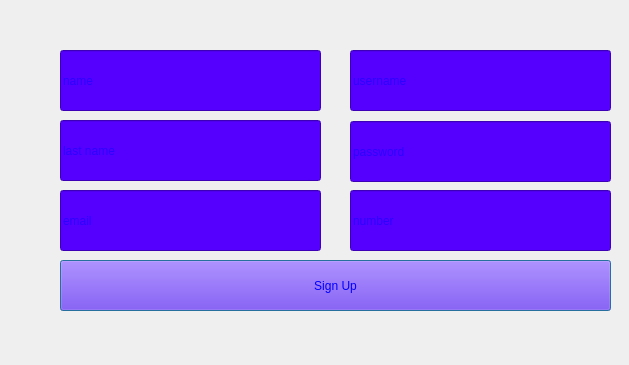
<?xml version="1.0" encoding="UTF-8"?>
<ui version="4.0">
 <class>DialogSignUpClicked</class>
 <widget class="QDialog" name="DialogSignUpClicked">
  <property name="geometry">
   <rect>
    <x>0</x>
    <y>0</y>
    <width>629</width>
    <height>365</height>
   </rect>
  </property>
  <property name="windowTitle">
   <string>Sign Up</string>
  </property>
  <property name="windowIcon">
   <iconset resource="back.qrc">
    <normaloff>:/Recommended Source Files/Recommended Source Files/Images/mipmap-hdpi-v4/ic_launcher_round.png</normaloff>:/Recommended Source Files/Recommended Source Files/Images/mipmap-hdpi-v4/ic_launcher_round.png</iconset>
  </property>
  <property name="styleSheet">
   <string notr="true">background-image: url(:/Recommended Source Files/Recommended Source Files/Images/textures/LoadingScreenBackground.png);</string>
  </property>
  <widget class="QLineEdit" name="namelineEdit">
   <property name="geometry">
    <rect>
     <x>60</x>
     <y>50</y>
     <width>261</width>
     <height>61</height>
    </rect>
   </property>
   <property name="styleSheet">
    <string notr="true">QLineEdit{
background-color: rgb(85, 0, 255);
font: 25pt &quot;BYRIL_Sea_Battle2&quot;;
color: rgb(0, 0, 255);

}




</string>
   </property>
   <property name="text">
    <string/>
   </property>
   <property name="placeholderText">
    <string>name</string>
   </property>
  </widget>
  <widget class="QLineEdit" name="lastNameLineEdit">
   <property name="geometry">
    <rect>
     <x>60</x>
     <y>120</y>
     <width>261</width>
     <height>61</height>
    </rect>
   </property>
   <property name="styleSheet">
    <string notr="true">QLineEdit{
background-color: rgb(85, 0, 255);
font: 25pt &quot;BYRIL_Sea_Battle2&quot;;
color: rgb(0, 0, 255);
}



</string>
   </property>
   <property name="text">
    <string/>
   </property>
   <property name="placeholderText">
    <string>last name</string>
   </property>
  </widget>
  <widget class="QLineEdit" name="emailLineEdit">
   <property name="geometry">
    <rect>
     <x>60</x>
     <y>190</y>
     <width>261</width>
     <height>61</height>
    </rect>
   </property>
   <property name="styleSheet">
    <string notr="true">QLineEdit{
background-color: rgb(85, 0, 255);
font: 25pt &quot;BYRIL_Sea_Battle2&quot;;
color: rgb(0, 0, 255);
}



</string>
   </property>
   <property name="text">
    <string/>
   </property>
   <property name="placeholderText">
    <string>email</string>
   </property>
  </widget>
  <widget class="QPushButton" name="OkButton">
   <property name="geometry">
    <rect>
     <x>60</x>
     <y>260</y>
     <width>551</width>
     <height>51</height>
    </rect>
   </property>
   <property name="mouseTracking">
    <bool>true</bool>
   </property>
   <property name="styleSheet">
    <string notr="true">QPushButton{
background-color: rgb(85, 0, 255);
font: 25pt &quot;BYRIL_Sea_Battle2&quot;;
color: rgb(0, 0, 255);
}
QPushButton:hover {
 
	color: rgb(0, 85, 0);
	background-color: rgb(0, 85, 0);
}

</string>
   </property>
   <property name="inputMethodHints">
    <set>Qt::ImhNone</set>
   </property>
   <property name="text">
    <string>Sign Up</string>
   </property>
  </widget>
  <widget class="QLineEdit" name="usernameLineEdit">
   <property name="geometry">
    <rect>
     <x>350</x>
     <y>50</y>
     <width>261</width>
     <height>61</height>
    </rect>
   </property>
   <property name="styleSheet">
    <string notr="true">QLineEdit{
background-color: rgb(85, 0, 255);
font: 25pt &quot;BYRIL_Sea_Battle2&quot;;
color: rgb(0, 0, 255);
}



</string>
   </property>
   <property name="text">
    <string/>
   </property>
   <property name="placeholderText">
    <string>username</string>
   </property>
  </widget>
  <widget class="QLineEdit" name="passwordLineEdit">
   <property name="geometry">
    <rect>
     <x>350</x>
     <y>121</y>
     <width>261</width>
     <height>61</height>
    </rect>
   </property>
   <property name="styleSheet">
    <string notr="true">QLineEdit{
background-color: rgb(85, 0, 255);
font: 25pt &quot;BYRIL_Sea_Battle2&quot;;
color: rgb(0, 0, 255);
}



</string>
   </property>
   <property name="text">
    <string/>
   </property>
   <property name="echoMode">
    <enum>QLineEdit::Password</enum>
   </property>
   <property name="placeholderText">
    <string>password</string>
   </property>
  </widget>
  <widget class="QLineEdit" name="numberLineEdit">
   <property name="geometry">
    <rect>
     <x>350</x>
     <y>190</y>
     <width>261</width>
     <height>61</height>
    </rect>
   </property>
   <property name="styleSheet">
    <string notr="true">QLineEdit{
background-color: rgb(85, 0, 255);
font: 25pt &quot;BYRIL_Sea_Battle2&quot;;
color: rgb(0, 0, 255);
}



</string>
   </property>
   <property name="text">
    <string/>
   </property>
   <property name="placeholderText">
    <string>number</string>
   </property>
  </widget>
 </widget>
 <resources>
  <include location="back.qrc"/>
 </resources>
 <connections/>
</ui>
